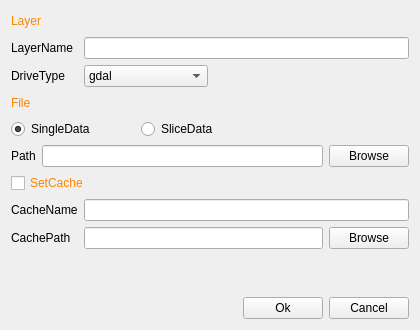
<?xml version="1.0" encoding="UTF-8"?>
<ui version="4.0">
 <class>CElevationLayerDialog</class>
 <widget class="QWidget" name="CElevationLayerDialog">
  <property name="geometry">
   <rect>
    <x>0</x>
    <y>0</y>
    <width>420</width>
    <height>330</height>
   </rect>
  </property>
  <property name="windowTitle">
   <string>CElevationLayerDialog</string>
  </property>
  <layout class="QGridLayout" name="gridLayout">
   <item row="0" column="0" colspan="2">
    <layout class="QHBoxLayout" name="horizontalLayout">
     <item>
      <widget class="QLabel" name="label_layer">
       <property name="styleSheet">
        <string notr="true">color: rgb(249, 133, 0);</string>
       </property>
       <property name="text">
        <string>Layer</string>
       </property>
      </widget>
     </item>
     <item>
      <spacer name="horizontalSpacer">
       <property name="orientation">
        <enum>Qt::Horizontal</enum>
       </property>
       <property name="sizeHint" stdset="0">
        <size>
         <width>40</width>
         <height>20</height>
        </size>
       </property>
      </spacer>
     </item>
    </layout>
   </item>
   <item row="1" column="0">
    <layout class="QVBoxLayout" name="verticalLayout_2">
     <item>
      <widget class="QLabel" name="label_layerName">
       <property name="text">
        <string>LayerName</string>
       </property>
      </widget>
     </item>
     <item>
      <widget class="QLabel" name="label_driveType">
       <property name="text">
        <string>DriveType</string>
       </property>
      </widget>
     </item>
    </layout>
   </item>
   <item row="1" column="1">
    <layout class="QVBoxLayout" name="verticalLayout_3">
     <item>
      <widget class="QLineEdit" name="lineEdit_layerName"/>
     </item>
     <item>
      <layout class="QHBoxLayout" name="horizontalLayout_2">
       <item>
        <widget class="QComboBox" name="comboBox_driveType">
         <item>
          <property name="text">
           <string>gdal</string>
          </property>
         </item>
         <item>
          <property name="text">
           <string>flatgis</string>
          </property>
         </item>
         <item>
          <property name="text">
           <string>bgc</string>
          </property>
         </item>
         <item>
          <property name="text">
           <string>feature_elevation</string>
          </property>
         </item>
         <item>
          <property name="text">
           <string>mbtiles</string>
          </property>
         </item>
         <item>
          <property name="text">
           <string>tms</string>
          </property>
         </item>
         <item>
          <property name="text">
           <string>vpb</string>
          </property>
         </item>
         <item>
          <property name="text">
           <string>wms</string>
          </property>
         </item>
         <item>
          <property name="text">
           <string>xyz</string>
          </property>
         </item>
        </widget>
       </item>
       <item>
        <spacer name="horizontalSpacer_7">
         <property name="orientation">
          <enum>Qt::Horizontal</enum>
         </property>
         <property name="sizeHint" stdset="0">
          <size>
           <width>40</width>
           <height>20</height>
          </size>
         </property>
        </spacer>
       </item>
      </layout>
     </item>
    </layout>
   </item>
   <item row="2" column="0" colspan="2">
    <layout class="QHBoxLayout" name="horizontalLayout_4">
     <item>
      <widget class="QLabel" name="label_file">
       <property name="styleSheet">
        <string notr="true">color: rgb(249, 133, 0);</string>
       </property>
       <property name="text">
        <string>File</string>
       </property>
      </widget>
     </item>
     <item>
      <spacer name="horizontalSpacer_2">
       <property name="orientation">
        <enum>Qt::Horizontal</enum>
       </property>
       <property name="sizeHint" stdset="0">
        <size>
         <width>40</width>
         <height>20</height>
        </size>
       </property>
      </spacer>
     </item>
    </layout>
   </item>
   <item row="3" column="0" colspan="2">
    <layout class="QHBoxLayout" name="horizontalLayout_5">
     <item>
      <widget class="QRadioButton" name="radioBtn_singleData">
       <property name="text">
        <string>SingleData</string>
       </property>
       <property name="checked">
        <bool>true</bool>
       </property>
      </widget>
     </item>
     <item>
      <spacer name="horizontalSpacer_6">
       <property name="orientation">
        <enum>Qt::Horizontal</enum>
       </property>
       <property name="sizeType">
        <enum>QSizePolicy::Preferred</enum>
       </property>
       <property name="sizeHint" stdset="0">
        <size>
         <width>40</width>
         <height>20</height>
        </size>
       </property>
      </spacer>
     </item>
     <item>
      <widget class="QRadioButton" name="radioBtn_sliceData">
       <property name="text">
        <string>SliceData</string>
       </property>
      </widget>
     </item>
     <item>
      <spacer name="horizontalSpacer_3">
       <property name="orientation">
        <enum>Qt::Horizontal</enum>
       </property>
       <property name="sizeHint" stdset="0">
        <size>
         <width>40</width>
         <height>20</height>
        </size>
       </property>
      </spacer>
     </item>
    </layout>
   </item>
   <item row="4" column="0" colspan="2">
    <layout class="QHBoxLayout" name="horizontalLayout_6">
     <item>
      <widget class="QLabel" name="label_path">
       <property name="text">
        <string>Path</string>
       </property>
      </widget>
     </item>
     <item>
      <widget class="QLineEdit" name="lineEdit_path"/>
     </item>
     <item>
      <widget class="QPushButton" name="btn_find_path">
       <property name="text">
        <string>Browse</string>
       </property>
      </widget>
     </item>
    </layout>
   </item>
   <item row="5" column="0" colspan="2">
    <layout class="QHBoxLayout" name="horizontalLayout_7">
     <item>
      <widget class="QCheckBox" name="checkBox_cache">
       <property name="styleSheet">
        <string notr="true">color: rgb(249, 133, 0);</string>
       </property>
       <property name="text">
        <string>SetCache</string>
       </property>
      </widget>
     </item>
     <item>
      <spacer name="horizontalSpacer_4">
       <property name="orientation">
        <enum>Qt::Horizontal</enum>
       </property>
       <property name="sizeHint" stdset="0">
        <size>
         <width>40</width>
         <height>20</height>
        </size>
       </property>
      </spacer>
     </item>
    </layout>
   </item>
   <item row="6" column="0">
    <layout class="QVBoxLayout" name="verticalLayout_4">
     <item>
      <widget class="QLabel" name="label_cacheName">
       <property name="text">
        <string>CacheName</string>
       </property>
      </widget>
     </item>
     <item>
      <widget class="QLabel" name="label_cachePath">
       <property name="text">
        <string>CachePath</string>
       </property>
      </widget>
     </item>
    </layout>
   </item>
   <item row="6" column="1">
    <layout class="QVBoxLayout" name="verticalLayout_5">
     <item>
      <widget class="QLineEdit" name="lineEdit_cacheName"/>
     </item>
     <item>
      <layout class="QHBoxLayout" name="horizontalLayout_9">
       <item>
        <widget class="QLineEdit" name="lineEdit_cachePath"/>
       </item>
       <item>
        <widget class="QPushButton" name="btn_find_cachePath">
         <property name="text">
          <string>Browse</string>
         </property>
        </widget>
       </item>
      </layout>
     </item>
    </layout>
   </item>
   <item row="7" column="0" colspan="2">
    <layout class="QVBoxLayout" name="verticalLayout">
     <item>
      <spacer name="verticalSpacer">
       <property name="orientation">
        <enum>Qt::Vertical</enum>
       </property>
       <property name="sizeHint" stdset="0">
        <size>
         <width>20</width>
         <height>40</height>
        </size>
       </property>
      </spacer>
     </item>
     <item>
      <layout class="QHBoxLayout" name="horizontalLayout_10">
       <item>
        <spacer name="horizontalSpacer_5">
         <property name="orientation">
          <enum>Qt::Horizontal</enum>
         </property>
         <property name="sizeHint" stdset="0">
          <size>
           <width>40</width>
           <height>20</height>
          </size>
         </property>
        </spacer>
       </item>
       <item>
        <widget class="QPushButton" name="btn_ok">
         <property name="text">
          <string>Ok</string>
         </property>
        </widget>
       </item>
       <item>
        <widget class="QPushButton" name="btn_cancel">
         <property name="text">
          <string>Cancel</string>
         </property>
        </widget>
       </item>
      </layout>
     </item>
    </layout>
   </item>
  </layout>
 </widget>
 <layoutdefault spacing="6" margin="11"/>
 <resources>
  <include location="../resource/images.qrc"/>
 </resources>
 <connections/>
</ui>
